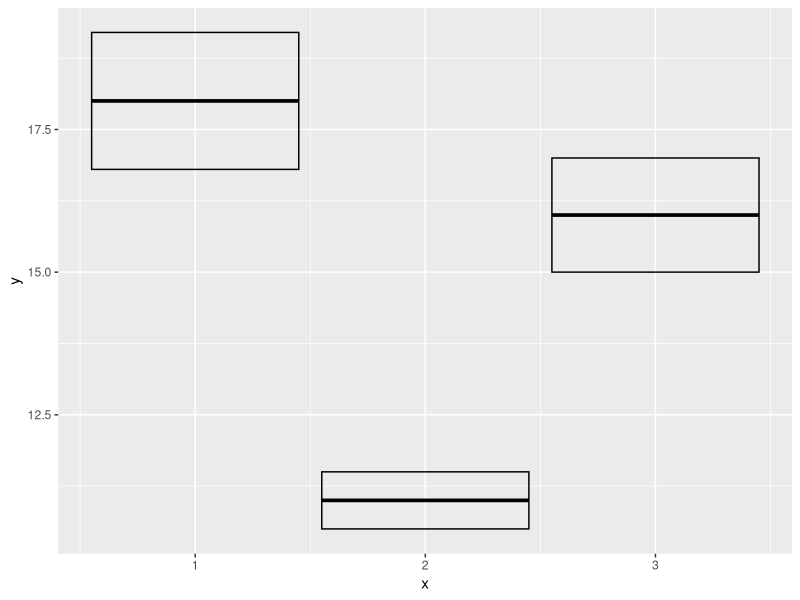
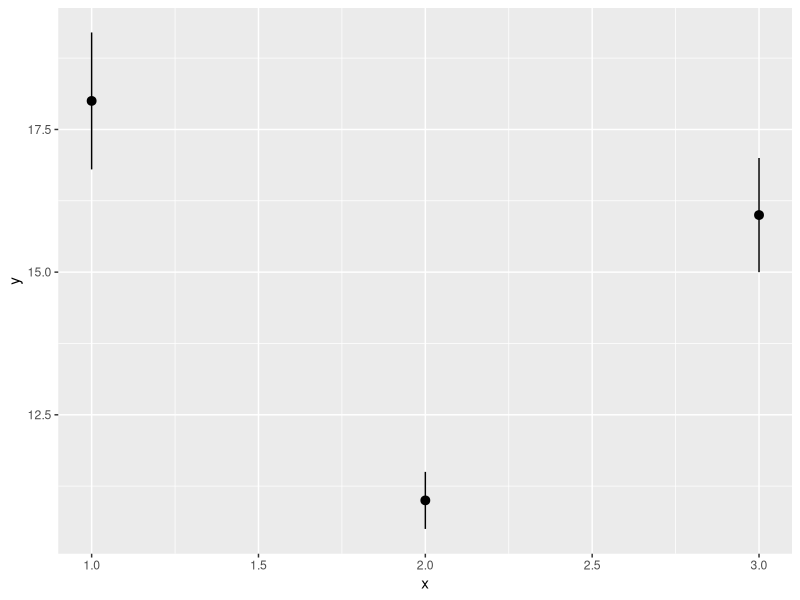
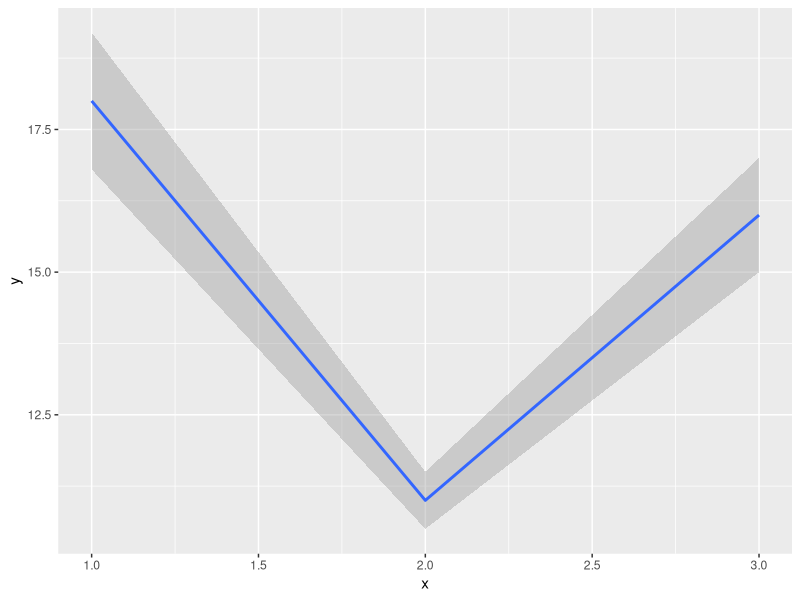
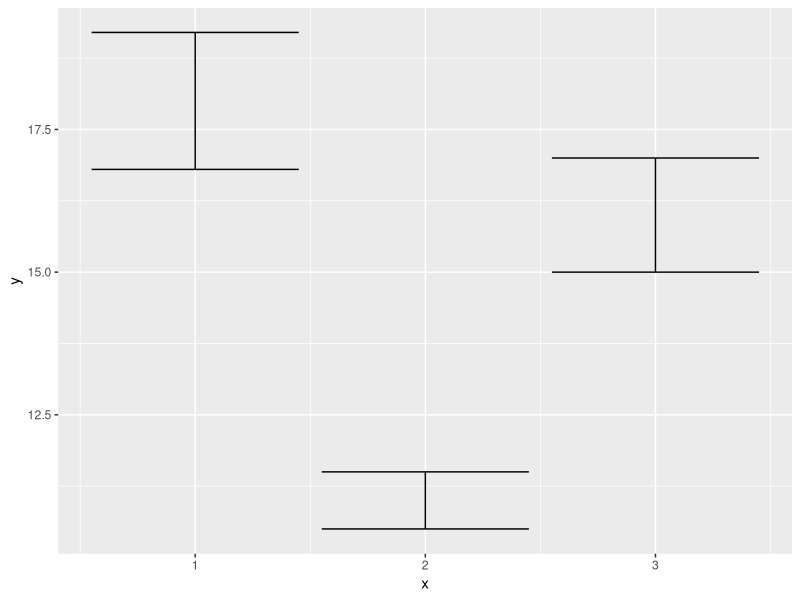
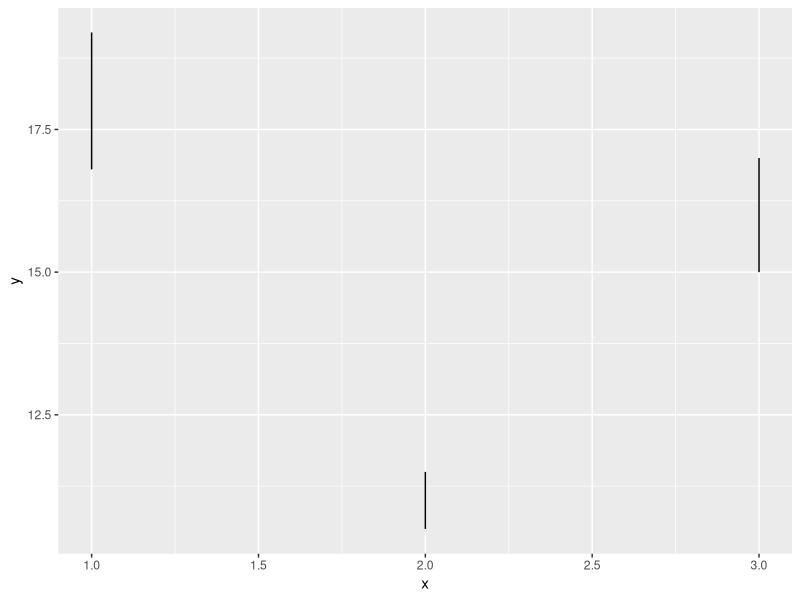
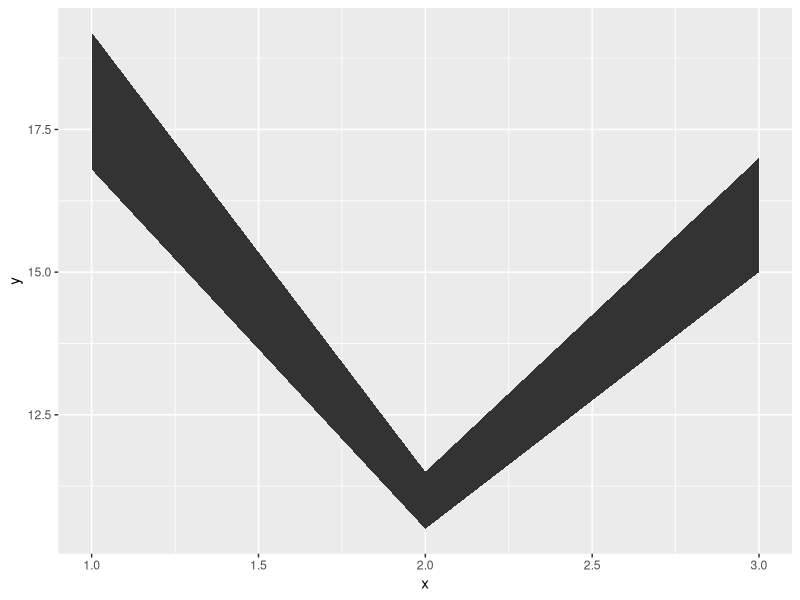
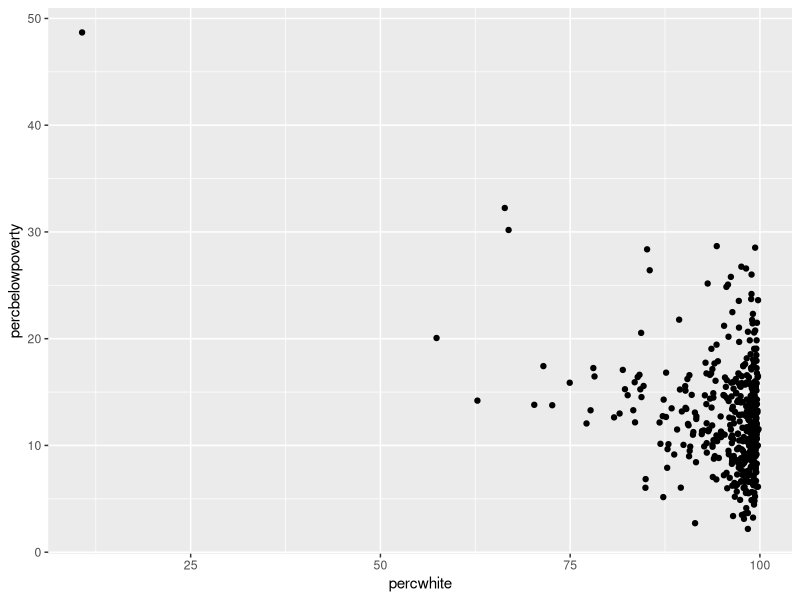
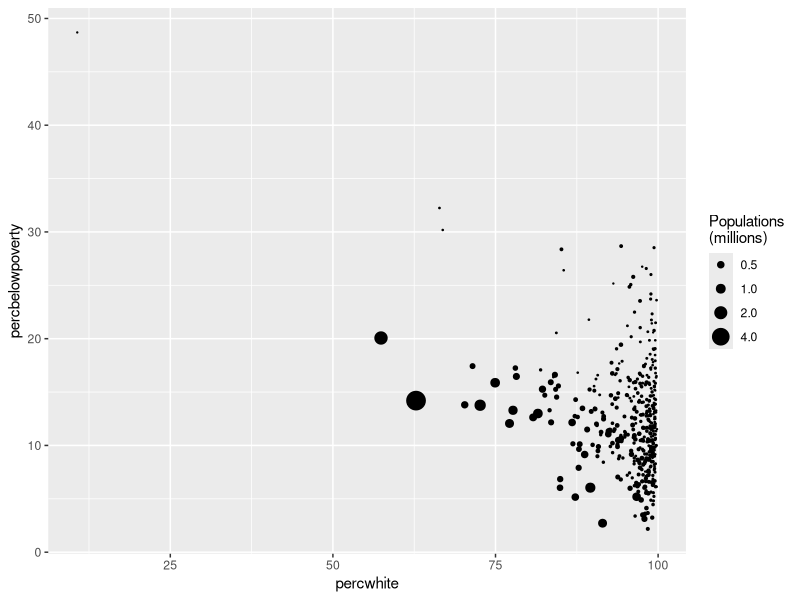

Recreate these plots in R, in order.
## ---- chunk 1
#| echo: false
library(tidyverse)
library(gridExtra) # multiplots
library(ggtext)

## ---- chunk 2
y <- c(18,11,16)
df <- data.frame(x=1:3, y=y,se=c(1.2,0.5,1.0))

base <- ggplot(df,aes(x,y,ymin=y-se,ymax=y+se))
base + geom_crossbar()
base + geom_pointrange()
base + geom_smooth(stat='identity')
## ---- chunk 3
base+geom_errorbar()
base+geom_linerange()
base+geom_ribbon()
## ---- chunk 4
# Unweighted
ggplot(midwest, aes(percwhite, percbelowpoverty))+
  geom_point()

# Weight by population
ggplot(midwest, aes(percwhite, percbelowpoverty))+
  geom_point(aes(size=poptotal/1e6))+
  scale_size_area('Populations\n(millions)',breaks=c(0.5,1,2,4))

## ---- chunk 5
# Unweighted
ggplot(midwest, aes(percwhite, percbelowpoverty)) + 
  geom_point() + 
  geom_smooth(method = lm, linewidth = 1)
#> `geom_smooth()` using formula = 'y ~ x'

# Weighted by population
ggplot(midwest, aes(percwhite, percbelowpoverty)) + 
  geom_point(aes(size = poptotal / 1e6)) + 
  geom_smooth(aes(weight = poptotal), method = lm, linewidth = 1) +
  scale_size_area(guide = "none")
#> `geom_smooth()` using formula = 'y ~ x'
## ---- chunk 6
ggplot(midwest, aes(percbelowpoverty)) +
  geom_histogram(binwidth = 1) + 
  ylab("Counties")

ggplot(midwest, aes(percbelowpoverty)) +
  geom_histogram(aes(weight = poptotal), binwidth = 1) +
  ylab("Population (1000s)")
## ---- chunk 7
ggplot(diamonds,aes(depth))+
  geom_histogram()

ggplot(diamonds,aes(depth))+
  geom_histogram(binwidth=0.1)+
  xlim(55,70)

# Trying a facet_wrap to see different groups distributions (by cut)
ggplot(diamonds,aes(depth))+
  geom_histogram(binwidth = 0.1)+
  xlim(55,70)+
  facet_wrap(~cut)
## ---- chunk 8
# Frequency polygon
ggplot(diamonds, aes(depth)) + 
  geom_freqpoly(aes(colour = cut), binwidth = 0.1, na.rm = TRUE) +
  xlim(58, 68) + 
  theme(legend.position = "none")

# Conditional density plot
# Note that the y-axis is density
ggplot(diamonds, aes(depth)) + 
  geom_histogram(aes(fill = cut), binwidth = 0.1, position = "fill",
    na.rm = TRUE) +
  xlim(58, 68) + 
  theme(legend.position = "none")
## ---- chunk 9
ggplot(diamonds, aes(depth))+
  geom_density(na.rm=TRUE,adjust=0.5) + 
  xlim(58,68)+
  theme(legend.position='none')

ggplot(diamonds,aes(depth,fill=cut,colour=cut))+
  geom_density(alpha=0.2,na.rm=TRUE)+
  xlim(58,68)
## ---- chunk 10
ggplot(diamonds, aes(clarity,depth))+
  geom_boxplot()

ggplot(diamonds, aes(carat,depth))+
  geom_boxplot(aes(group=cut_width(carat,0.1)))+
  xlim(NA,2.05)

## ---- chunk 11
ggplot(diamonds, aes(clarity, depth)) + 
  geom_violin()

ggplot(diamonds, aes(carat, depth)) + 
  geom_violin(aes(group = cut_width(carat, 0.1))) + 
  xlim(NA, 2.05)
## ---- chunk 12
ggplot(mtcars, aes(x = mpg)) +
  geom_dotplot()
## ---- chunk 13
ggplot(diamonds,aes(carat))+
  geom_histogram(binwidth = 0.01)
## ---- chunk 14
ggplot(diamonds,aes(price))+
  geom_histogram(binwidth=5)
# Less diamonds are that expensive. I'm assuming there's a supply/demand price point occuring here. 
## ---- chunk 15
ggplot(diamonds,aes(price,clarity,fill=clarity))+
  geom_violin()+
  labs(x='Clarity',y='Price')+
  theme_classic()


ggplot(diamonds,aes(price,clarity,fill=clarity))+
  geom_boxplot(outlier.alpha = 0.1,outlier.shape=20)+
  labs(x='Clarity',y='Price')+
  cowplot::theme_minimal_hgrid()+
  theme(axis.line.x = element_blank(), legend.position = 'none')

ggplot(diamonds,aes(price))+
  geom_density()+
  facet_wrap(~clarity)+
  labs(x='Price',y='Distribution Density')

# You can see the price bump and watch it move to the right as you increase in clarity.
## ---- chunk 16
# Cool trick I found online for titles
title = "Overlay of <span style='color:blue;'>Frequency Polygon</span> and <span style='color:orange;'>Density Plot</span> of Depth"

ggplot(diamonds,aes(x=depth))+
  geom_freqpoly(color='green')+
  geom_density(aes(y=after_stat(count)), col = 'orange')+ # Or use ..count.. instead of after_stat()
  labs(title=title,x='Depth',y='Count') +
  theme_minimal()+
  theme(plot.title = element_markdown(title))
## ---- chunk 17
df <- data.frame(x = rnorm(2000), y = rnorm(2000))
norm <- ggplot(df, aes(x, y)) + xlab(NULL) + ylab(NULL)
norm + geom_point()
norm + geom_point(shape = 1) # Hollow circles
norm + geom_point(shape = ".") # Pixel sized
## ---- chunk 18
norm + geom_point(alpha = 1 / 3)
norm + geom_point(alpha = 1 / 5)
norm + geom_point(alpha = 1 / 10)
## ---- chunk 19
norm + geom_bin2d()
norm + geom_bin2d(bins = 10)

norm + geom_hex()
norm + geom_hex(bins = 10)
## ---- chunk 20
norm+geom_density2d()
## ---- chunk 21
norm <- ggplot(df, aes(y)) + xlab(NULL) + ylab(NULL)
norm + geom_histogram(aes(fill=x,group=x),binwidth=.1,position='fill')
## ---- chunk 22
ggplot(diamonds,aes(color))+
  geom_bar() # Will do the count

ggplot(diamonds,aes(color,price))+
  geom_bar(stat='summary_bin',fun=mean) # Set bar height based on the mean of the y group (price)
## ---- chunk 23
ggplot(diamonds,aes(table,depth))+
  geom_bin2d(binwidth=1,na.rm = TRUE)+
  xlim(50,70)+
  ylim(50,70)

ggplot(diamonds,aes(table,depth,z=price))+
  geom_raster(binwidth=1,stat='summary_2d',fun=mean,na.rm=TRUE)+ # Use mean of price
  xlim(50,70)+
  ylim(50,70)
## ---- chunk 24
ggplot(faithfuld,aes(eruptions,waiting))+
  geom_contour(aes(z=density,color=after_stat(level))) # Get levels to make it discrete(ish)

ggplot(faithfuld, aes(eruptions, waiting)) + 
  geom_raster(aes(fill = density))
## ---- chunk 25
# Bubble plots work better with fewer observations
small <- faithfuld[seq(1, nrow(faithfuld), by = 10), ]
ggplot(small, aes(eruptions, waiting)) + 
  geom_point(aes(size = density), alpha = 1/3) + 
  scale_size_area()
